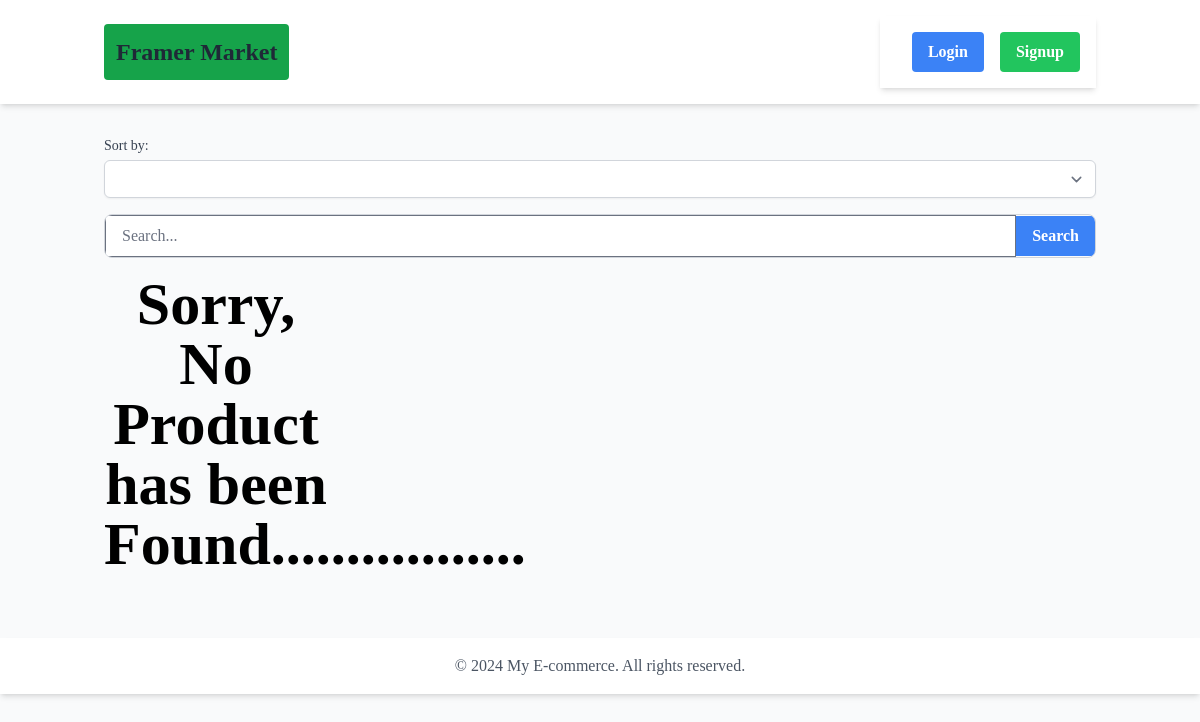
Before: / with the older database file.
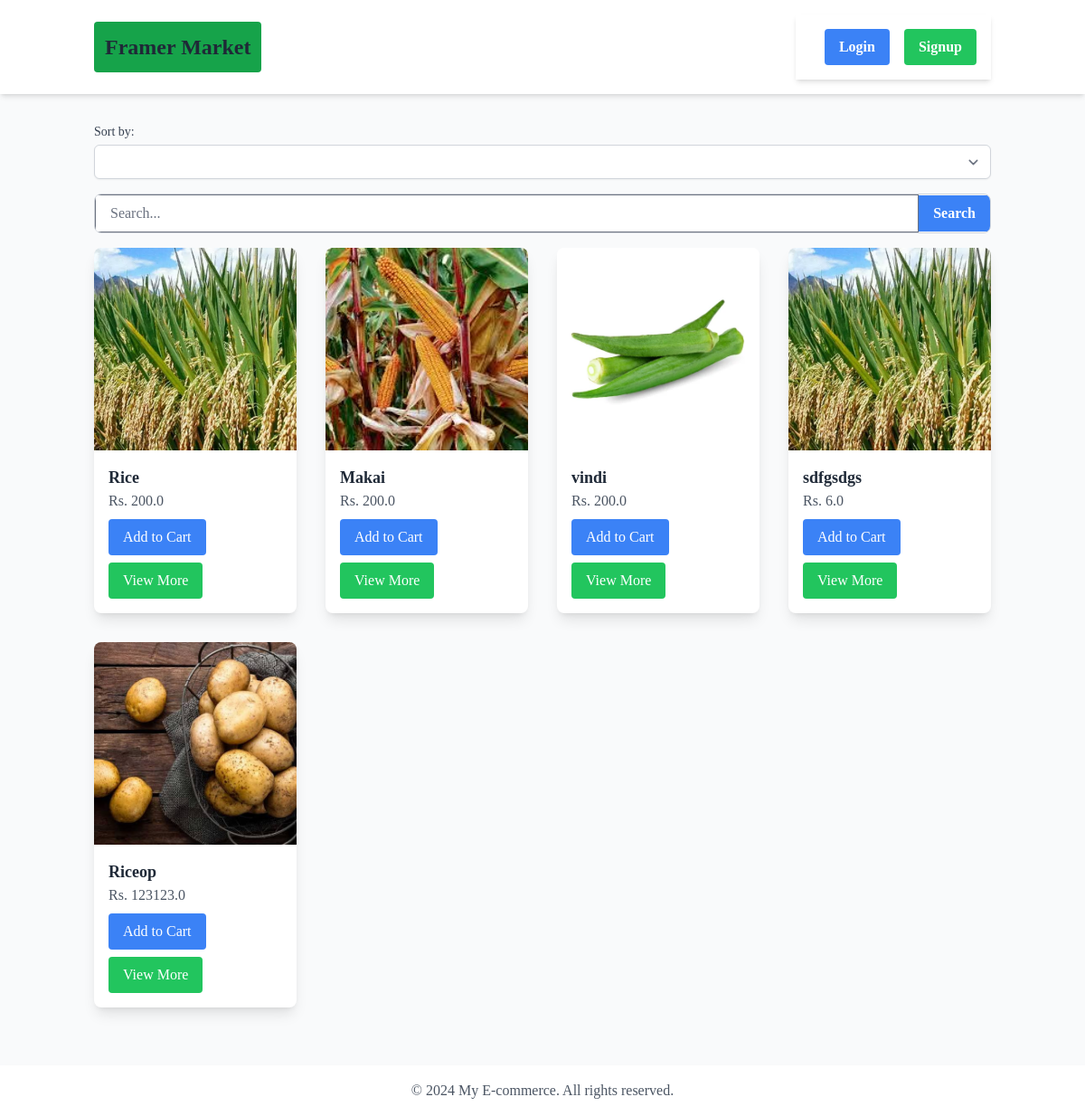
After: the same page with the newer database file.
### shophouse/models.py (models this page shows, shortened)
class Product(models.Model):
    slug = models.SlugField(unique=True, null=True, blank=True)
    categories= models.ForeignKey(Categories, on_delete=models.CASCADE)
    framer_user= models.ForeignKey(FramerUser, on_delete=models.CASCADE)
    title= models.CharField(max_length=100)
    price= models.FloatField()
    discription = models.TextField()
    on_sale = models.BooleanField(default=False)
    RATING_CHOICES = (
        (1, '1'),
        (2, '2'),
        (3, '3'),
        (4, '4'),
        (5, '5'),
    )
    Rate= models.IntegerField(choices=RATING_CHOICES,  default=5)
    created_at = models.DateTimeField(auto_now_add=True)
    updated_at = models.DateTimeField(auto_now=True)

class ProductImages(models.Model):
    product = models.ForeignKey(Product, on_delete=models.CASCADE, related_name='product_images')
    image = models.ImageField(upload_to='product')
    alt_text= models.CharField(max_length=100)

### shophouse/views.py (the view)
# urls.py: 2. Add a URL to urlpatterns:  path('', views.home, name='home')
def home(request, short_on='none'):
    products = list(Product.objects.all())
    if short_on == 'sale':
        products= list_on_sale(products)
    elif short_on == 'H_price':
        products= list_higest_price(products)
    elif short_on == 'L_price':
        products= list_lowest_price(products)
    elif short_on == 'rate':
        products= list_rating(products)
    total_items_num=0
    identify_farmer_=None
    if request.user.is_authenticated:
        carts_info = Cart.objects.filter(user=request.user, status= 'cart')
        for each in carts_info:
            total_items_num += each.quantity
        identify_farmer_= identify_farmer(request.user)
        total_items_num=total_items_num
    if request.method == 'GET':
        query = request.GET.get('query')
        if query:
            products = Product.objects.filter(title__icontains=query)
    context = {'product': products, 'identify_farmer': identify_farmer_, "total_items_num":total_items_num}
    return render(request, 'pages/index.html', context)

### templates/pages/index.html (shortened to what this page needs)
{% extends "base.html" %}
{% block content %}
<main class="container mx-auto px-4 py-8 min-h-[80vh]">
  <div class="mb-4">
    <label for="sort" class="block text-sm font-medium text-gray-700">Sort by:</label>
    <select name="sort" id="sort_product" onchange="short_call()" class="mt-1 block w-full py-2 px-3 border border-gray-300 bg-white rounded-md shadow-sm focus:outline-none focus:ring-indigo-500 focus:border-indigo-500 sm:text-sm">
    </select>
        <form method="GET" action="{% url 'home' %}" class="mt-4">
          <div class="flex items-center border border-gray-300 rounded-lg overflow-hidden">
              <input type="text" name="query" placeholder="Search..." class="px-4 py-2 w-full outline-none">
              <button type="submit" class="px-4 py-2 bg-blue-500 text-white font-semibold hover:bg-blue-600">Search</button>
          </div>
      </form>
  </div>
    <div class="grid grid-cols-1 sm:grid-cols-2 md:grid-cols-3 lg:grid-cols-4 gap-8">
      {% if product%}
        {% for each_product in product %}
        <div class="bg-white shadow-lg rounded-lg overflow-hidden" >
          {% if each_product.product_images.exists %}
          <img src="/media/{{each_product.product_images.first.image}}" alt="Product 1" class="w-full h-56 object-cover"  onclick="view_product('{{each_product.slug}}')">
          {% else %}
          <img src="https://via.placeholder.com/300" alt="Product 2" class="w-full h-56 object-cover"  onclick="view_product('{{each_product.slug}}')">
          {% endif %}
          <div class="p-4">
            <h2 class="text-lg font-semibold text-gray-800">{{each_product.title}}</h2>
            <p class="text-gray-600">Rs. {{each_product.price}}</p>
            <button class="mt-2 bg-blue-500 text-white px-4 py-2 rounded hover:bg-blue-600" onclick="window.location.href = '/addcart/{{each_product.slug}}'">Add to Cart</button>
            <button class="mt-2 bg-green-500 text-white px-4 py-2 rounded hover:bg-green-600"  onclick="window.location.href ='/product/{{each_product.slug}}'">View More</button>
          </div>
        </div>
        {% endfor %}
      {% else %}
      <p class="text-6xl font-bold text-center w-full">Sorry, No Product has been Found.................</p>
      {% endif %}
    </div>
  </main>
{% endblock content %}

### templates/base.html (shortened to what this page needs)
{% load static %}
{% load static tailwind_tags %}
<!DOCTYPE html>
<html lang="en">
	<head>
        {% tailwind_css %}
	</head>
	<body class="bg-gray-50 font-serif leading-normal tracking-normal max-h-[80vh]">
        <header class="bg-white shadow-md">
            <div class="container mx-auto px-4 py-4 flex justify-between items-center">
              <a href="/"><h1 class="text-2xl font-bold text-gray-800 bg-green-600 p-3 rounded">Framer Market</h1></a>
              <nav class="flex justify-end p-4 bg-white shadow-md">
                {% if request.user.is_authenticated %}
                {% if identify_farmer %}
                <a href="/dashboard/" class="text-gray-600 hover:text-gray-800 ml-4 bg-green-500 hover:bg-green-600 text-white font-bold py-2 px-4 rounded">DashBoard</a>
                {% endif %}
                    <a href="/history/" class="text-gray-600 hover:text-gray-800 ml-4 bg-green-500 hover:bg-green-600 text-white font-bold py-2 px-4 rounded">History</a>
                    <a href="/auth/logout" class="text-gray-600 hover:text-gray-800 ml-4 bg-orange-500 hover:bg-orange-600 text-white font-bold py-2 px-4 rounded">Log Out</a>
                    <a href="/cart" class="flex items-center text-gray-700 hover:text-gray-900 relative ml-4">
                        <svg xmlns="http://www.w3.org/2000/svg" class="h-6 w-6" fill="none" viewBox="0 0 24 24" stroke="currentColor">
                            <path stroke-linecap="round" stroke-linejoin="round" stroke-width="2" d="M3 3h2l.4 2M7 13h10l4-8H5.4M7 13L5.4 5M7 13L6 16m1 0h10m-5 0v2m-2 2h2m2-2h-2m2 0h-2m0-4v2m0-4h2m-2 0h-2" />
                        </svg>
                        <span class="ml-2">Cart</span>
                        <span class="cart-count bg-red-500 text-white rounded-full w-5 h-5 flex items-center justify-center text-xs absolute top-0 right-0 transform translate-x-3 -translate-y-3">
                            {% if total_items_num %} {{ total_items_num }} {% else %} 0 {% endif %}
                        </span>
                    </a>
                {% else %}
                    <a href="/auth/login/" class="text-gray-600 hover:text-gray-800 ml-4 bg-blue-500 hover:bg-blue-600 text-white font-bold py-2 px-4 rounded">Login</a>
                    <a href="/auth/signup/" class="text-gray-600 hover:text-gray-800 ml-4 bg-green-500 hover:bg-green-600 text-white font-bold py-2 px-4 rounded">Signup</a>
                {% endif %}
            </nav>
            </div>
        </header>
        {% block content %}
        {% endblock content %}
        <footer class="bg-white shadow-md mt-8">
            <div class="container mx-auto px-4 py-4 text-center">
              <p class="text-gray-600">&copy; 2024 My E-commerce. All rights reserved.</p>
            </div>
        </footer>
	</body>
</html>

Changed rows visible on the page:
added Product: product_images.first.image (picture), title "Rice", price "200.0"
added Product: product_images.first.image (picture), title "Makai", price "200.0"
added Product: product_images.first.image (picture), title "vindi", price "200.0"
added Product: product_images.first.image (picture), title "sdfgsdgs", price "6.0"
added Product: product_images.first.image (picture), title "Riceop", price "123123.0"
Other visible differences:
text no longer shown: "Sorry, No Product has been Found................."
